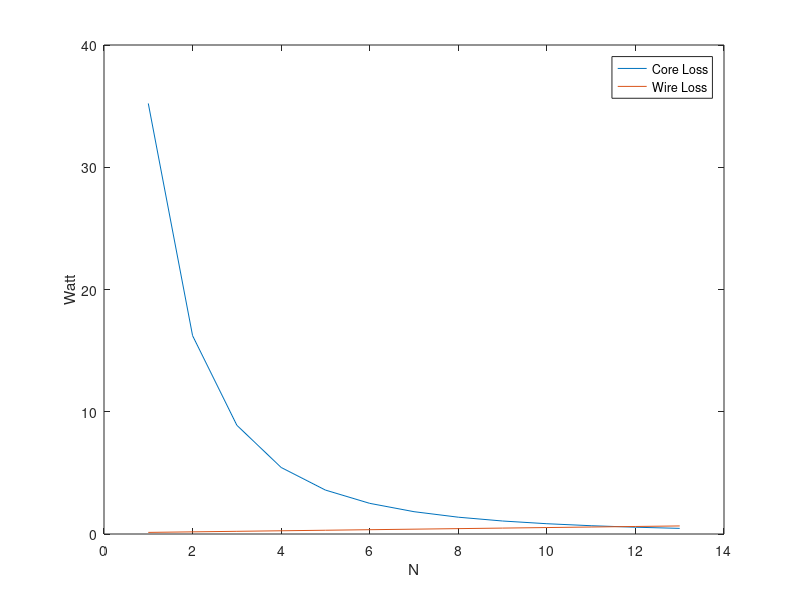

Write MATLAB code to recreate this figure.
%B calculation
f=100000;
Vin=48;
N=3:1:15;
D=0.5;
Ae=368e-6;
B=(Vin*D)./(N*f*Ae)


%Core Parameters
Ac=3.68;
le=13.9;
beta=2.693896872;

Kfe=42.00643235;
Pfe=Ac*le*Kfe*(B.^beta);


%Current calculation
Io=10;
Ii=5;

%Wire Parameters

MLT=2*pi*11.525e-3;
l_wire=N*MLT;
p_wire=1.72559e-08;
r_wire=(1.29032/2)*1e-3;
area_wire=1.31e-6;
skin_depth=sqrt((p_wire)/(pi*f*4*pi*1e-7));
area_res=pi*((r_wire^2)-((r_wire-skin_depth)^2));
Rdc=(l_wire*p_wire)/area_wire;
Rac=(l_wire*p_wire)/area_res;
P_wire=Rac.*Ii+2*Rac*Io;
plot(Pfe)
hold on
plot(P_wire)
legend('Core Loss','Wire Loss')
xlabel('N')
ylabel('Watt')




